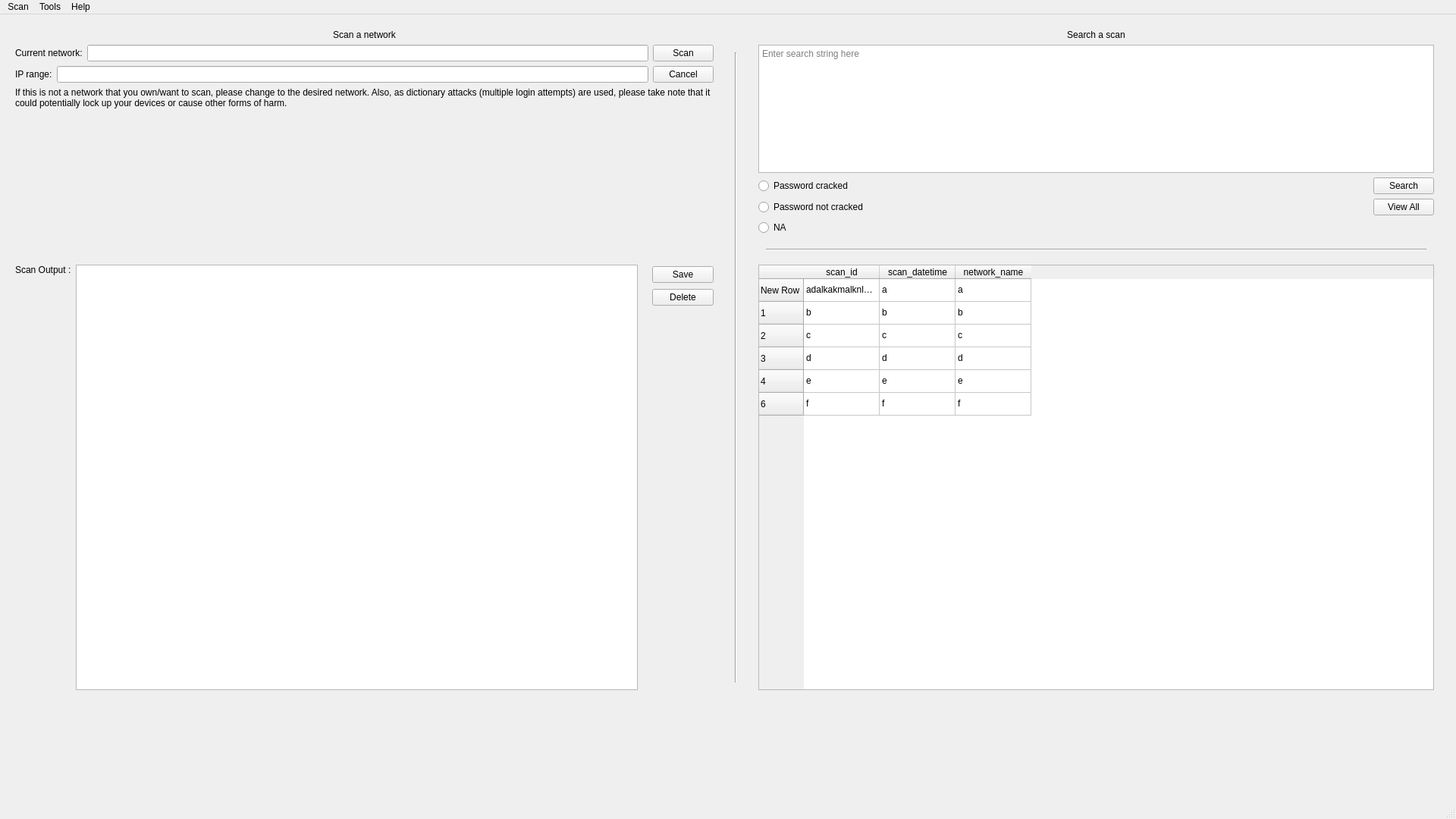
<?xml version="1.0" encoding="UTF-8"?>
<ui version="4.0">
 <class>Peruse</class>
 <widget class="QMainWindow" name="Peruse">
  <property name="geometry">
   <rect>
    <x>0</x>
    <y>0</y>
    <width>1920</width>
    <height>1080</height>
   </rect>
  </property>
  <property name="sizePolicy">
   <sizepolicy hsizetype="Preferred" vsizetype="Preferred">
    <horstretch>0</horstretch>
    <verstretch>0</verstretch>
   </sizepolicy>
  </property>
  <property name="windowTitle">
   <string>MainWindow</string>
  </property>
  <property name="styleSheet">
   <string notr="true"/>
  </property>
  <widget class="QWidget" name="centralwidget">
   <widget class="Line" name="horizontal_line_1">
    <property name="geometry">
     <rect>
      <x>1010</x>
      <y>300</y>
      <width>871</width>
      <height>20</height>
     </rect>
    </property>
    <property name="orientation">
     <enum>Qt::Horizontal</enum>
    </property>
   </widget>
   <widget class="QTextBrowser" name="scan_output_text_browser">
    <property name="geometry">
     <rect>
      <x>100</x>
      <y>330</y>
      <width>741</width>
      <height>561</height>
     </rect>
    </property>
   </widget>
   <widget class="QLabel" name="scan_output_label">
    <property name="geometry">
     <rect>
      <x>20</x>
      <y>330</y>
      <width>81</width>
      <height>21</height>
     </rect>
    </property>
    <property name="text">
     <string>Scan Output :</string>
    </property>
    <property name="alignment">
     <set>Qt::AlignLeading|Qt::AlignLeft|Qt::AlignTop</set>
    </property>
   </widget>
   <widget class="Line" name="vertical_line_1">
    <property name="geometry">
     <rect>
      <x>960</x>
      <y>50</y>
      <width>20</width>
      <height>831</height>
     </rect>
    </property>
    <property name="orientation">
     <enum>Qt::Vertical</enum>
    </property>
   </widget>
   <widget class="QWidget" name="layoutWidget">
    <property name="geometry">
     <rect>
      <x>860</x>
      <y>330</y>
      <width>81</width>
      <height>56</height>
     </rect>
    </property>
    <layout class="QVBoxLayout" name="verticalLayout_2">
     <item>
      <widget class="QPushButton" name="save_button">
       <property name="text">
        <string>Save</string>
       </property>
      </widget>
     </item>
     <item>
      <widget class="QPushButton" name="delete_button">
       <property name="text">
        <string>Delete</string>
       </property>
      </widget>
     </item>
    </layout>
   </widget>
   <widget class="QTableWidget" name="tableWidget">
    <property name="geometry">
     <rect>
      <x>1000</x>
      <y>330</y>
      <width>891</width>
      <height>561</height>
     </rect>
    </property>
    <property name="font">
     <font>
      <bold>false</bold>
     </font>
    </property>
    <property name="tabletTracking">
     <bool>true</bool>
    </property>
    <property name="horizontalScrollMode">
     <enum>QAbstractItemView::ScrollPerItem</enum>
    </property>
    <attribute name="horizontalHeaderStretchLastSection">
     <bool>false</bool>
    </attribute>
    <attribute name="verticalHeaderStretchLastSection">
     <bool>false</bool>
    </attribute>
    <row>
     <property name="text">
      <string>New Row</string>
     </property>
    </row>
    <row>
     <property name="text">
      <string>1</string>
     </property>
    </row>
    <row>
     <property name="text">
      <string>2</string>
     </property>
    </row>
    <row>
     <property name="text">
      <string>3</string>
     </property>
    </row>
    <row>
     <property name="text">
      <string>4</string>
     </property>
    </row>
    <row/>
    <column>
     <property name="text">
      <string>scan_id</string>
     </property>
    </column>
    <column>
     <property name="text">
      <string>scan_datetime</string>
     </property>
    </column>
    <column>
     <property name="text">
      <string>network_name</string>
     </property>
    </column>
    <item row="0" column="0">
     <property name="text">
      <string>adalkakmalknlaknvlaknvlakvnk</string>
     </property>
    </item>
    <item row="0" column="1">
     <property name="text">
      <string>a</string>
     </property>
    </item>
    <item row="0" column="2">
     <property name="text">
      <string>a</string>
     </property>
    </item>
    <item row="1" column="0">
     <property name="text">
      <string>b</string>
     </property>
    </item>
    <item row="1" column="1">
     <property name="text">
      <string>b</string>
     </property>
    </item>
    <item row="1" column="2">
     <property name="text">
      <string>b</string>
     </property>
    </item>
    <item row="2" column="0">
     <property name="text">
      <string>c</string>
     </property>
    </item>
    <item row="2" column="1">
     <property name="text">
      <string>c</string>
     </property>
    </item>
    <item row="2" column="2">
     <property name="text">
      <string>c</string>
     </property>
    </item>
    <item row="3" column="0">
     <property name="text">
      <string>d</string>
     </property>
    </item>
    <item row="3" column="1">
     <property name="text">
      <string>d</string>
     </property>
    </item>
    <item row="3" column="2">
     <property name="text">
      <string>d</string>
     </property>
    </item>
    <item row="4" column="0">
     <property name="text">
      <string>e</string>
     </property>
    </item>
    <item row="4" column="1">
     <property name="text">
      <string>e</string>
     </property>
    </item>
    <item row="4" column="2">
     <property name="text">
      <string>e</string>
     </property>
    </item>
    <item row="5" column="0">
     <property name="text">
      <string>f</string>
     </property>
    </item>
    <item row="5" column="1">
     <property name="text">
      <string>f</string>
     </property>
    </item>
    <item row="5" column="2">
     <property name="text">
      <string>f</string>
     </property>
    </item>
   </widget>
   <widget class="QWidget" name="">
    <property name="geometry">
     <rect>
      <x>20</x>
      <y>20</y>
      <width>921</width>
      <height>271</height>
     </rect>
    </property>
    <layout class="QVBoxLayout" name="verticalLayout_3">
     <item>
      <widget class="QLabel" name="scan_title_label">
       <property name="sizePolicy">
        <sizepolicy hsizetype="Preferred" vsizetype="Fixed">
         <horstretch>0</horstretch>
         <verstretch>0</verstretch>
        </sizepolicy>
       </property>
       <property name="text">
        <string>Scan a network</string>
       </property>
       <property name="alignment">
        <set>Qt::AlignCenter</set>
       </property>
      </widget>
     </item>
     <item>
      <layout class="QVBoxLayout" name="verticalLayout">
       <item>
        <layout class="QHBoxLayout" name="horizontalLayout">
         <item>
          <widget class="QLabel" name="current_network_label">
           <property name="sizePolicy">
            <sizepolicy hsizetype="Preferred" vsizetype="Preferred">
             <horstretch>0</horstretch>
             <verstretch>0</verstretch>
            </sizepolicy>
           </property>
           <property name="text">
            <string>Current network:</string>
           </property>
          </widget>
         </item>
         <item>
          <widget class="QLineEdit" name="current_network_lineEdit">
           <property name="readOnly">
            <bool>false</bool>
           </property>
          </widget>
         </item>
         <item>
          <widget class="QPushButton" name="scan_button">
           <property name="text">
            <string>Scan</string>
           </property>
          </widget>
         </item>
        </layout>
       </item>
       <item>
        <layout class="QHBoxLayout" name="horizontalLayout_2">
         <item>
          <widget class="QLabel" name="ip_range_label">
           <property name="text">
            <string>IP range:</string>
           </property>
          </widget>
         </item>
         <item>
          <widget class="QLineEdit" name="ip_range_lineEdit">
           <property name="readOnly">
            <bool>false</bool>
           </property>
          </widget>
         </item>
         <item>
          <widget class="QPushButton" name="cancel_button">
           <property name="text">
            <string>Cancel</string>
           </property>
          </widget>
         </item>
        </layout>
       </item>
       <item>
        <widget class="QLabel" name="network_tip_label">
         <property name="sizePolicy">
          <sizepolicy hsizetype="MinimumExpanding" vsizetype="MinimumExpanding">
           <horstretch>0</horstretch>
           <verstretch>0</verstretch>
          </sizepolicy>
         </property>
         <property name="text">
          <string>If this is not a network that you own/want to scan, please change to the desired network. Also, as dictionary attacks (multiple login attempts) are used, please take note that it could potentially lock up your devices or cause other forms of harm.</string>
         </property>
         <property name="alignment">
          <set>Qt::AlignLeading|Qt::AlignLeft|Qt::AlignTop</set>
         </property>
         <property name="wordWrap">
          <bool>true</bool>
         </property>
        </widget>
       </item>
      </layout>
     </item>
    </layout>
   </widget>
   <widget class="QWidget" name="">
    <property name="geometry">
     <rect>
      <x>1000</x>
      <y>20</y>
      <width>891</width>
      <height>271</height>
     </rect>
    </property>
    <layout class="QVBoxLayout" name="verticalLayout_4">
     <item>
      <widget class="QLabel" name="search_title_label">
       <property name="text">
        <string>Search a scan</string>
       </property>
       <property name="alignment">
        <set>Qt::AlignCenter</set>
       </property>
      </widget>
     </item>
     <item>
      <layout class="QGridLayout" name="gridLayout">
       <item row="1" column="0">
        <widget class="QRadioButton" name="radioButton">
         <property name="text">
          <string>Password cracked</string>
         </property>
        </widget>
       </item>
       <item row="3" column="0">
        <widget class="QRadioButton" name="radioButton_3">
         <property name="text">
          <string>NA</string>
         </property>
        </widget>
       </item>
       <item row="2" column="0">
        <widget class="QRadioButton" name="radioButton_2">
         <property name="text">
          <string>Password not cracked</string>
         </property>
        </widget>
       </item>
       <item row="0" column="0" colspan="2">
        <widget class="QTextEdit" name="textEdit">
         <property name="html">
          <string>&lt;!DOCTYPE HTML PUBLIC &quot;-//W3C//DTD HTML 4.0//EN&quot; &quot;http://www.w3.org/TR/REC-html40/strict.dtd&quot;&gt;
&lt;html&gt;&lt;head&gt;&lt;meta name=&quot;qrichtext&quot; content=&quot;1&quot; /&gt;&lt;meta charset=&quot;utf-8&quot; /&gt;&lt;style type=&quot;text/css&quot;&gt;
p, li { white-space: pre-wrap; }
hr { height: 1px; border-width: 0; }
li.unchecked::marker { content: &quot;\2610&quot;; }
li.checked::marker { content: &quot;\2612&quot;; }
&lt;/style&gt;&lt;/head&gt;&lt;body style=&quot; font-family:'Segoe UI'; font-size:9pt; font-weight:400; font-style:normal;&quot;&gt;
&lt;p style=&quot;-qt-paragraph-type:empty; margin-top:0px; margin-bottom:0px; margin-left:0px; margin-right:0px; -qt-block-indent:0; text-indent:0px;&quot;&gt;&lt;br /&gt;&lt;/p&gt;&lt;/body&gt;&lt;/html&gt;</string>
         </property>
         <property name="placeholderText">
          <string>Enter search string here</string>
         </property>
        </widget>
       </item>
       <item row="2" column="1">
        <widget class="QPushButton" name="view_all_button">
         <property name="text">
          <string>View All</string>
         </property>
        </widget>
       </item>
       <item row="1" column="1">
        <widget class="QPushButton" name="search_button">
         <property name="sizePolicy">
          <sizepolicy hsizetype="Fixed" vsizetype="Fixed">
           <horstretch>0</horstretch>
           <verstretch>0</verstretch>
          </sizepolicy>
         </property>
         <property name="text">
          <string>Search</string>
         </property>
        </widget>
       </item>
      </layout>
     </item>
    </layout>
   </widget>
  </widget>
  <widget class="QMenuBar" name="menubar">
   <property name="geometry">
    <rect>
     <x>0</x>
     <y>0</y>
     <width>1920</width>
     <height>22</height>
    </rect>
   </property>
   <widget class="QMenu" name="menuScan">
    <property name="title">
     <string>Scan</string>
    </property>
    <addaction name="actionQuit"/>
   </widget>
   <widget class="QMenu" name="menuTools">
    <property name="title">
     <string>Tools</string>
    </property>
    <addaction name="actionSearch"/>
    <addaction name="actionFilter"/>
   </widget>
   <widget class="QMenu" name="menuHelp">
    <property name="title">
     <string>Help</string>
    </property>
    <addaction name="actionAbout"/>
    <addaction name="actionAbout_QT"/>
   </widget>
   <addaction name="menuScan"/>
   <addaction name="menuTools"/>
   <addaction name="menuHelp"/>
  </widget>
  <widget class="QStatusBar" name="statusbar"/>
  <action name="actionQuit">
   <property name="text">
    <string>Quit</string>
   </property>
  </action>
  <action name="actionSearch">
   <property name="text">
    <string>Search</string>
   </property>
  </action>
  <action name="actionFilter">
   <property name="text">
    <string>Filter</string>
   </property>
  </action>
  <action name="actionAbout">
   <property name="text">
    <string>About Peruse</string>
   </property>
  </action>
  <action name="actionAbout_QT">
   <property name="text">
    <string>About QT</string>
   </property>
  </action>
 </widget>
 <resources/>
 <connections/>
</ui>
